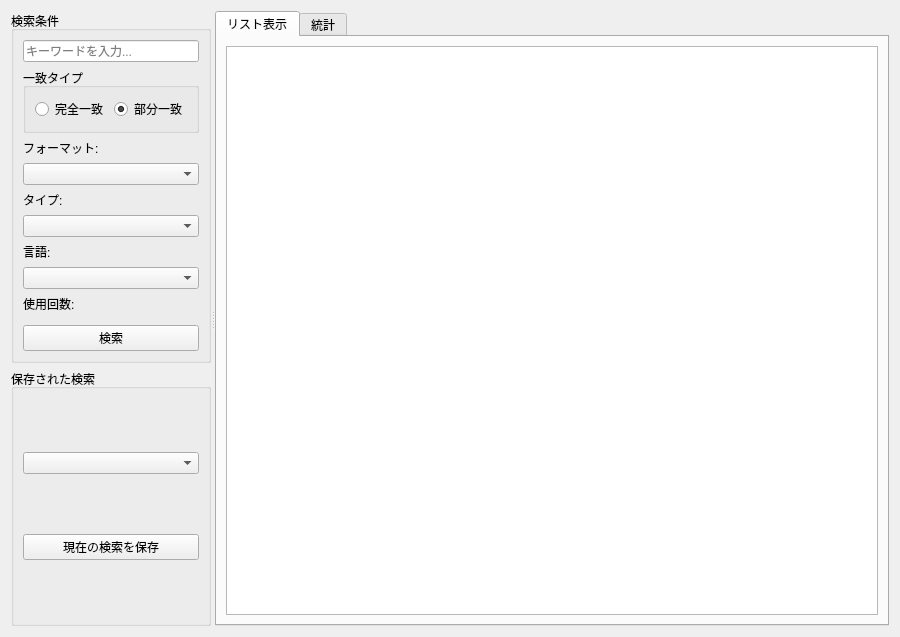
<?xml version="1.0" encoding="UTF-8"?>
<ui version="4.0">
 <class>TagSearchWidget</class>
 <widget class="QWidget" name="TagSearchWidget">
  <property name="geometry">
   <rect>
    <x>0</x>
    <y>0</y>
    <width>900</width>
    <height>637</height>
   </rect>
  </property>
  <property name="sizePolicy">
   <sizepolicy hsizetype="Preferred" vsizetype="Preferred">
    <horstretch>1</horstretch>
    <verstretch>0</verstretch>
   </sizepolicy>
  </property>
  <property name="windowTitle">
   <string>タグ検索</string>
  </property>
  <layout class="QHBoxLayout" name="horizontalLayout">
   <item>
    <widget class="QSplitter" name="mainSplitter">
     <property name="orientation">
      <enum>Qt::Orientation::Horizontal</enum>
     </property>
     <widget class="QWidget" name="searchPanel" native="true">
      <property name="sizePolicy">
       <sizepolicy hsizetype="Preferred" vsizetype="Preferred">
        <horstretch>0</horstretch>
        <verstretch>0</verstretch>
       </sizepolicy>
      </property>
      <layout class="QGridLayout" name="gridLayout">
       <item row="0" column="0">
        <widget class="QGroupBox" name="groupBoxSearchCriteria">
         <property name="title">
          <string>検索条件</string>
         </property>
         <layout class="QVBoxLayout" name="verticalLayout_2">
          <item>
           <widget class="QLineEdit" name="lineEditKeyword">
            <property name="placeholderText">
             <string>キーワードを入力...</string>
            </property>
           </widget>
          </item>
          <item>
           <widget class="QGroupBox" name="groupBoxMatchType">
            <property name="title">
             <string>一致タイプ</string>
            </property>
            <layout class="QHBoxLayout" name="horizontalLayout_2">
             <item>
              <widget class="QRadioButton" name="radioButtonExact">
               <property name="text">
                <string>完全一致</string>
               </property>
              </widget>
             </item>
             <item>
              <widget class="QRadioButton" name="radioButtonPartial">
               <property name="text">
                <string>部分一致</string>
               </property>
               <property name="checked">
                <bool>true</bool>
               </property>
              </widget>
             </item>
            </layout>
           </widget>
          </item>
          <item>
           <widget class="QLabel" name="labelFormat">
            <property name="text">
             <string>フォーマット:</string>
            </property>
           </widget>
          </item>
          <item>
           <widget class="QComboBox" name="comboBoxFormat"/>
          </item>
          <item>
           <widget class="QLabel" name="labelType">
            <property name="text">
             <string>タイプ:</string>
            </property>
           </widget>
          </item>
          <item>
           <widget class="QComboBox" name="comboBoxType"/>
          </item>
          <item>
           <widget class="QLabel" name="labelLanguage">
            <property name="text">
             <string>言語:</string>
            </property>
           </widget>
          </item>
          <item>
           <widget class="QComboBox" name="comboBoxLanguage"/>
          </item>
          <item>
           <widget class="QLabel" name="labelUsageCount">
            <property name="text">
             <string>使用回数:</string>
            </property>
           </widget>
          </item>
          <item>
           <widget class="QWidget" name="usageCountSlider" native="true"/>
          </item>
          <item>
           <widget class="QPushButton" name="pushButtonSearch">
            <property name="text">
             <string>検索</string>
            </property>
           </widget>
          </item>
         </layout>
        </widget>
       </item>
       <item row="1" column="0">
        <widget class="QGroupBox" name="groupBoxSavedSearches">
         <property name="title">
          <string>保存された検索</string>
         </property>
         <layout class="QVBoxLayout" name="verticalLayout_3">
          <item>
           <widget class="QComboBox" name="comboBoxSavedSearches"/>
          </item>
          <item>
           <widget class="QPushButton" name="pushButtonSaveSearch">
            <property name="text">
             <string>現在の検索を保存</string>
            </property>
           </widget>
          </item>
         </layout>
        </widget>
       </item>
      </layout>
     </widget>
     <widget class="QTabWidget" name="tabWidgetResults">
      <property name="sizePolicy">
       <sizepolicy hsizetype="Expanding" vsizetype="Expanding">
        <horstretch>2</horstretch>
        <verstretch>0</verstretch>
       </sizepolicy>
      </property>
      <property name="currentIndex">
       <number>0</number>
      </property>
      <widget class="QWidget" name="tabList">
       <attribute name="title">
        <string>リスト表示</string>
       </attribute>
       <layout class="QVBoxLayout" name="verticalLayout">
        <item>
         <widget class="QTableWidget" name="tableWidgetResults"/>
        </item>
       </layout>
      </widget>
      <widget class="QWidget" name="tabStatistics">
       <attribute name="title">
        <string>統計</string>
       </attribute>
       <layout class="QVBoxLayout" name="verticalLayout_6">
        <item>
         <widget class="QWidget" name="ChartPlaceholderWidget" native="true"/>
        </item>
       </layout>
      </widget>
     </widget>
    </widget>
   </item>
  </layout>
 </widget>
 <resources/>
 <connections/>
</ui>
